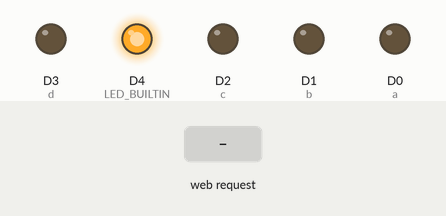
Simulated run of this sketch. Board: ESP8266 (NodeMCU). Parts: output pins drawn as LEDs (lit = HIGH, except the on-board LED, lit = LOW). The inputs (shaded band) are chosen by the test bench. WiFi joins after 1.5 s; servers stay silent unless stated; what the sketch prints to the serial monitor is not drawn.

Above: at 2.7 s.
2.8 s: HTTP request GET /?State=F received
At 3.3 s:
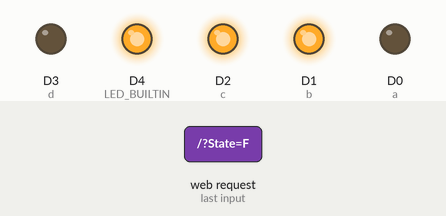
4.3 s: HTTP request GET /?State=B received
At 5.5 s:
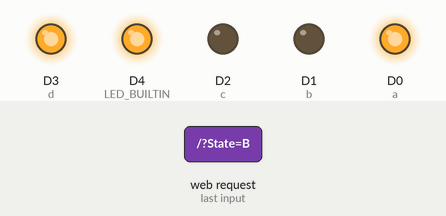
5.8 s: HTTP request GET /?State=L received
At 6.8 s:
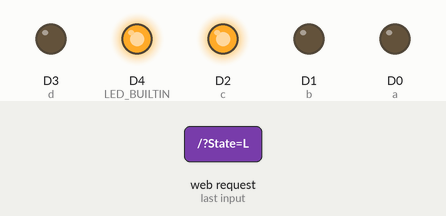
7.3 s: HTTP request GET /?State=R received
At 7.9 s:
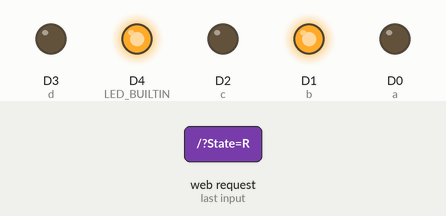
Timing chart, 0 to 9.8 s (numbered marks = the images above; inputs shaded):
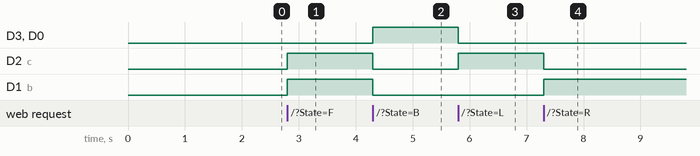

The sketch:

arduino_car.ino.ino
```cpp
#include <ESP8266WiFi.h>
#include <ESP8266WebServer.h>

// SSID parameters
const char* ssid = "AXESIDE";
const char* password = "darkside1247";

const int port = 80; // Port
ESP8266WebServer server(port);

// Motors pins
static const uint8_t a = D0;//1
static const uint8_t b = D1;//2
static const uint8_t c = D2;//3
static const uint8_t d = D3;//4

// Motor speed = [0-1024]
int motor_speed = 1024;
void setup() {
  Serial.begin(115200);
  pinMode(LED_BUILTIN, OUTPUT);
  // Declaration of motors
  pinMode(a, OUTPUT); // PMW A
  pinMode(b, OUTPUT); // PMW B
  pinMode(c, OUTPUT); // DIR A
  pinMode(d, OUTPUT); // DIR B

  // Setup STA
  Serial.print("Connecting to : ");
  Serial.println(ssid);

  WiFi.persistent(false);
  WiFi.mode(WIFI_OFF);
  WiFi.mode(WIFI_STA);
  WiFi.disconnect();
  WiFi.begin(ssid, password);

  while (WiFi.status() != WL_CONNECTED) {
    pinMode(LED_BUILTIN, LOW);
    delay(250);
    pinMode(LED_BUILTIN, HIGH);
    delay(250);
    Serial.print(".");
  }

  Serial.println("");
  Serial.println("Connection established!");
  Serial.print("IP address: ");
  Serial.println(WiFi.localIP());

  //Start Server
  server.on("/", HTTP_GET, handleRoot);
  server.begin();
}


void loop() {
  server.handleClient();
}


void handleRoot() {
  if (server.hasArg("State")) {
    String command = server.arg("State");
    if (command.equals("F")) {

      forward();
      server.send(200, "text / plain", "Forward");
    }
    else  if (command.equals("B")) {
      backward();
      server.send(200, "text / plain", "Backward");
    }
    else  if (command.equals("L")) {
      turn_left();
      server.send(200, "text / plain", "Turn Left");
    }
    else  if (command.equals("R")) {
      turn_right();
      server.send(200, "text / plain", "Turn Right");
    }
    else  if (command.equals("S")) {

      stop_motors();
      server.send(200, "text / plain", "Stop");
    }
  }
}

void stop_motors() {
   digitalWrite(a, LOW);
  digitalWrite(b, LOW);
   digitalWrite(c, LOW);
  digitalWrite(d, LOW);
}

void backward() {
  digitalWrite(a, HIGH);
  digitalWrite(b, LOW);
  digitalWrite(c, LOW);
  digitalWrite(d, HIGH);
}

void forward() {
 digitalWrite(a, LOW);
  digitalWrite(b, HIGH);
  digitalWrite(c, HIGH);
  digitalWrite(d, LOW);
}

void turn_left() {
  digitalWrite(a, LOW);
  digitalWrite(b, LOW);
  digitalWrite(c, HIGH);
  digitalWrite(d, LOW);
}

void turn_right() {
  digitalWrite(a, LOW);
  digitalWrite(b, HIGH);
  digitalWrite(c, LOW);
  digitalWrite(d, LOW);
}
```

Measured:
- after the input at 2.8 s, D2 (c), D1 (b): LOW → HIGH at once
- after the input at 4.3 s, D3 (d), D0 (a): LOW → HIGH at once; D2 (c), D1 (b): HIGH → LOW at once
- after the input at 5.8 s, D3 (d), D0 (a): HIGH → LOW at once; D2 (c): LOW → HIGH at once
- after the input at 7.3 s, D2 (c): HIGH → LOW at once; D1 (b): LOW → HIGH at once
